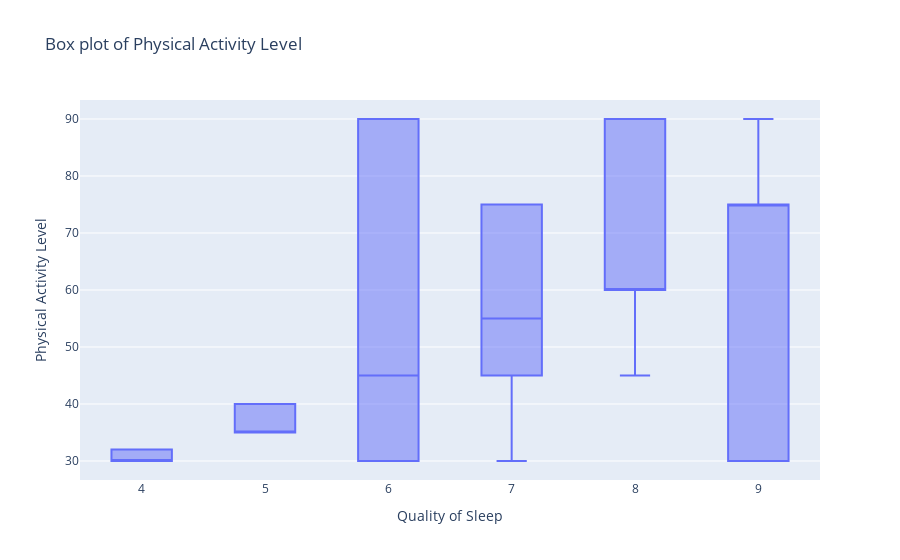

Source (notebook cell):
### Code cell
# Plotting a box plot for the relationship between the Quality of Sleep and Physical Activity Level
fig = px.box(sleep_data, x="quality_of_sleep", y="physical_activity_level",
             title="Box plot of Physical Activity Level")

fig.update_layout(
    xaxis_title="Quality of Sleep",
    yaxis_title="Physical Activity Level",
)

fig.show()

### Figure 1 — Plotly figure (JSON) as saved in the notebook; plotly's stock layout.template omitted (floating-point values rounded to 4 significant figures; data arrays with more than 128 entries replaced by an {"elided": "..."} marker saying what was removed)
{"data": [{"alignmentgroup": "True", "hovertemplate": "quality_of_sleep=%{x}<br>physical_activity_level=%{y}<extra></extra>", "legendgroup": "", "marker": {"color": "#636efa"}, "name": "", "notched": false, "offsetgroup": "", "orientation": "v", "showlegend": false, "type": "box", "x": {"elided": "374 int values"}, "x0": " ", "xaxis": "x", "y": {"elided": "374 int values"}, "y0": " ", "yaxis": "y"}], "layout": {"boxmode": "group", "legend": {"tracegroupgap": 0}, "title": {"text": "Box plot of Physical Activity Level"}, "xaxis": {"anchor": "y", "domain": [0, 1], "title": {"text": "Quality of Sleep"}}, "yaxis": {"anchor": "x", "domain": [0, 1], "title": {"text": "Physical Activity Level"}}}}
